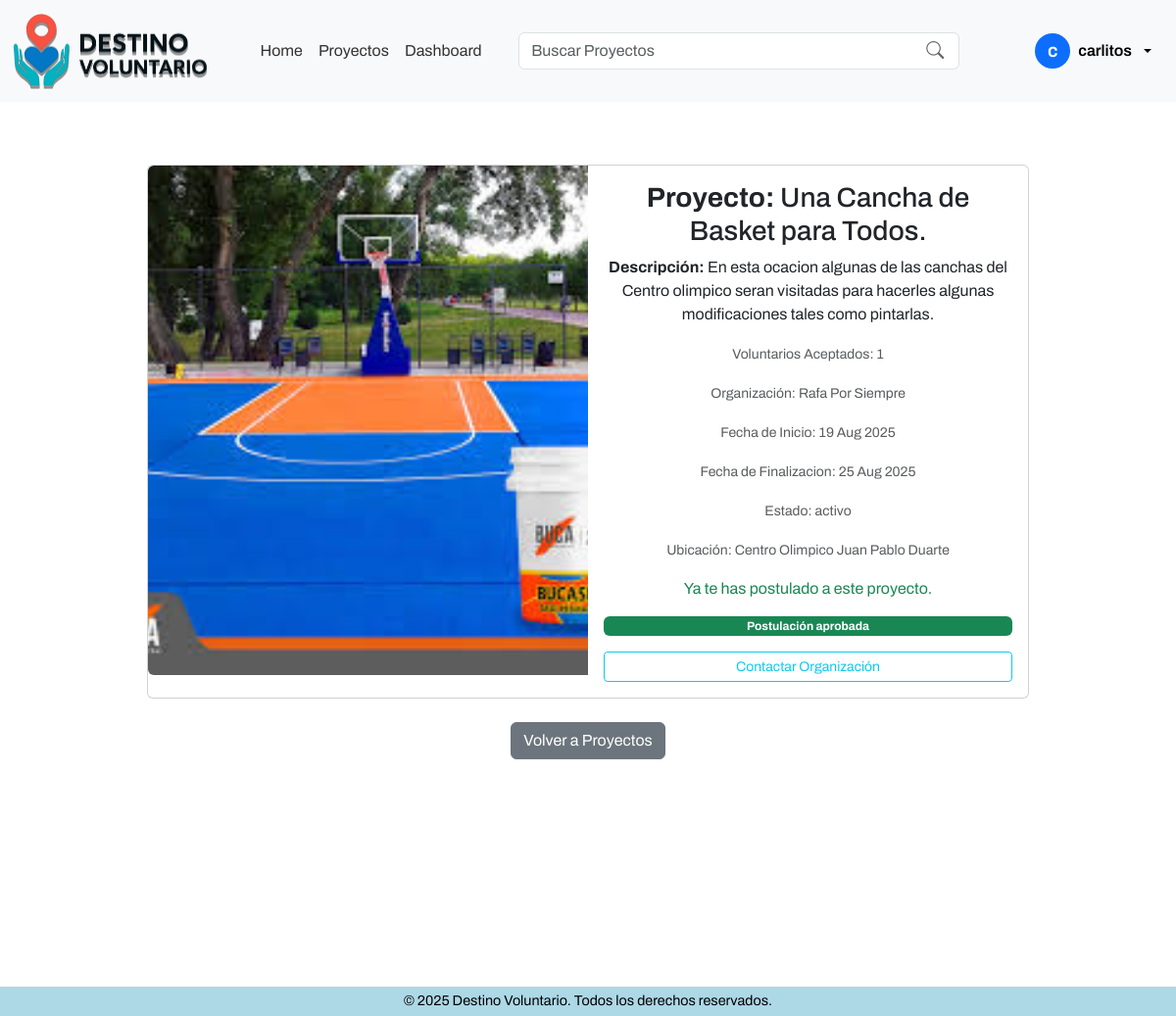
The page /proyectos/detalle/2/ (signed in) on the database its author committed.
### apps/core/models.py (models this page shows, shortened)
class Usuario(AbstractUser):
    ROLES = [
        ('voluntario', 'Voluntário'),
        ('organizacion', 'Organización'),
        ('admin', 'Administrador'),
    ]
    role = models.CharField(max_length=20, choices=ROLES, default='voluntario')
    date_joined = models.DateTimeField(auto_now_add=True)
    groups = models.ManyToManyField(
        Group,
        related_name='usuarios_grupo',
        blank=True,
        help_text='Grupos a los que pertenece el usuario. Un usuario puede pertenecer a múltiples grupos.',
    )
    user_permissions = models.ManyToManyField(
        Permission,
        related_name='usuarios_permiso',
        blank=True,
        help_text='Permisos específicos asignados al usuario.',
    )

### apps/proyectos/models.py (models this page shows, shortened)
class Proyecto(models.Model):
    ESTADOS = [
        ('activo', 'Activo'),
        ('cerrado', 'Cerrado'),
        ('evaluacion', 'En Evaluación'),
        ('finalizado', 'Finalizado'),
        ('cancelado', 'Cancelado'),
        ('reactivado', 'Reactivado'),
    ]
    organizacion = models.ForeignKey(Organizacion, on_delete=models.CASCADE)
    title = models.CharField(max_length=255)
    description = models.TextField()
    location = models.CharField(max_length=255)
    image = models.ImageField(upload_to='proyectos/', blank=True, null=True)
    start_date = models.DateField()
    end_date = models.DateField()
    status = models.CharField(max_length=20, choices=ESTADOS, default='activo')

### apps/organizaciones/models.py (models this page shows, shortened)
class Organizacion(models.Model):
    usuario = models.OneToOneField(Usuario, on_delete=models.CASCADE,)
    name = models.CharField(max_length=255)
    description = models.TextField(blank=True, null=True)
    website = models.URLField(blank=True, null=True)

### apps/proyectos/views.py (the view)
# urls.py: path('detalle/<int:proyecto_id>/', detalle_proyecto, name='detalle_proyecto'),
def detalle_proyecto(request, proyecto_id):
    proyecto = get_object_or_404(Proyecto, id=proyecto_id)
    user = request.user
    postulaciones = Postulacion.objects.filter(proyecto=proyecto)
    voluntarios_aceptados = Postulacion.objects.filter(proyecto=proyecto, status='aceptada').count()
    postulantes_aceptados = Postulacion.objects.filter(proyecto=proyecto, status='aceptada').values_list('voluntario__email', flat=True)
    postulacion_usuario = None
    if user.is_authenticated and user.role == 'voluntario':
        postulacion_usuario = Postulacion.objects.filter(proyecto=proyecto, voluntario=user).first()
    postulaciones_pendientes = []
    if user.is_authenticated and user.role == 'organizacion':
        if proyecto.organizacion.usuario == user:
            postulaciones_pendientes = postulaciones.filter(status='pendiente')
    context = {
        'proyecto': proyecto,
        'user': user,
        'postulaciones': postulaciones,
        'voluntarios_aceptados': voluntarios_aceptados,
        'postulacion_usuario': postulacion_usuario,
        'postulaciones_pendientes': postulaciones_pendientes,
        'postulantes_aceptados': postulantes_aceptados
    }
    return render(request, 'proyectos/detalle_proyecto.html', context)

### templates/proyectos/detalle_proyecto.html (shortened to what this page needs)
{% extends '../components/base.html' %}
{% load static %}
{% load dict_filters %}
{% block template %}
{% include '../components/navbar.html' %}
<div class="content-wrapper">
<div class="container my-4" style="padding-bottom:120px;">
    <div class="card mb-3 text-center" style="max-width: 900px; margin: 0 auto;">
    <div class="row g-0 align-items-stretch">
        <div class="col-md-6">
        {% if proyecto.image %}
            <img src="{{ proyecto.image.url }}" class="img-fluid w-100 h-100 rounded-start" style="object-fit:cover; max-height:520px;" alt="Imagen del Proyecto">
        {% else %}
            <img src="{% static 'images/logo.png' %}" class="img-fluid w-100 h-100 rounded-start" style="object-fit:cover; max-height:520px;" alt="Imagen del Proyecto">
        {% endif %}
        </div>
        <div class="col-md-6">
        <div class="card-body d-flex flex-column justify-content-center">
            <h3 class="card-title"><strong>Proyecto:</strong> {{ proyecto.title }}</h3>
            <p class="card-text"><strong>Descripción:</strong> {{ proyecto.description }}</p>
            <p class="card-text"><small class="text-body-secondary">Voluntarios Aceptados: {{ voluntarios_aceptados }}</small></p>
            <p class="card-text"><small class="text-body-secondary">Organización: {{ proyecto.organizacion.name }}</small></p>
            <p class="card-text"><small class="text-body-secondary">Fecha de Inicio: {{ proyecto.start_date|date:"d M Y" }}</small></p>
            <p class="card-text"><small class="text-body-secondary">Fecha de Finalizacion: {{ proyecto.end_date|date:"d M Y" }}</small></p>
            <p class="card-text"><small class="text-body-secondary">Estado: {{ proyecto.status }}</small></p>
            <p class="card-text"><small class="text-body-secondary">Ubicación: {{ proyecto.location }}</small></p>
            {% if user.is_authenticated %}
                {% if user.role == 'organizacion' %}
                <a href="{% url 'editar_proyecto' proyecto.id %}" class="btn btn-outline-primary btn-sm">Editar</a>
                <a href="{% url 'listar_postulaciones' proyecto.id %}" class="btn btn-outline-secondary btn-sm">Ver postulaciones</a>
                {% if proyecto.status == 'activo' %}
                    <a href="{% url 'cerrar_proyecto' proyecto.id %}" class="btn btn-outline-danger btn-sm">Cerrar</a>
                    <a href="mailto:{{ postulantes_aceptados|join:',' }}?subject=Actualización sobre el proyecto {{ proyecto.title }}&body=Hola, se ha actualizado el estado del proyecto." class="btn btn-outline-info btn-sm d-block mt-3">Notificar a postulantes aceptados</a>
                {% elif proyecto.status == 'cerrado' or proyecto.status == 'finalizado' or proyecto.status == 'cancelado' %}
                    <a href="{% url 'reactivar_proyecto' proyecto.id %}" class="btn btn-outline-success btn-sm">Reactivar</a>
                {% endif %}
                {% elif user.role == 'voluntario' and proyecto.status == 'activo' %}
                    {% if postulacion_usuario %}
                        <p class="text-success">Ya te has postulado a este proyecto.</p>
                        {% if postulacion_usuario.status == 'pendiente' %}
                            <a href="{% url 'editar_postulacion' postulacion_usuario.id %}" class="btn btn-warning btn-sm">Editar postulación</a>
                            <a href="{% url 'cancelar_postulacion' postulacion_usuario.id %}" class="btn btn-outline-danger btn-sm">Cancelar Postulación</a>
                        {% elif postulacion_usuario.status == 'aceptada' %}
                            <span class="badge bg-success">Postulación aprobada</span>
                        {% elif postulacion_usuario.status == 'rechazada' %}
                            <span class="badge bg-danger">Postulación rechazada</span>
                        {% endif %}
                    {% else %}
                    <a href="{% url 'crear_postulacion' proyecto.id %}" class="btn btn-primary btn-sm">Postularse</a>
                    {% endif %}
                    <a href="mailto:{{ proyecto.organizacion.usuario.email }}?subject=Consulta sobre la postulación a {{ proyecto.title }}&body=Hola, me gustaría saber más sobre mi postulación." class="btn btn-outline-info btn-sm d-block mt-3">Contactar Organización</a>
                {% endif %}
            {% else %}
                <a href="{% url 'login' %}" class="btn btn-outline-info btn-sm">Inicia sesión para postularte</a>
            {% endif %}
        </div>
        </div>
    </div>
    </div>
    {% if user.is_authenticated %}
    <div class="text-center mt-4 mb-5">
        <a href="{% url 'dashboard' %}" class="btn btn-secondary">Volver a Proyectos</a>
    </div>
    {% endif %}
</div>
</div>
{% include '../components/footer.html' %}
{% endblock %}

### templates/components/navbar.html (shortened to what this page needs)
{% load static %}
<nav class="navbar navbar-expand-lg bg-body-tertiary position-sticky top-0">
  <div class="container-fluid">
    <a class="navbar-brand logo fs-3" href="{% url 'home' %}"><img src="{% static 'images/logo horizontal.png'  %}" alt="Destino Voluntario" width="200"></a>
    <div class="collapse navbar-collapse" id="navbarSupportedContent">
      <ul class="navbar-nav mx-auto mb-2 mb-lg-0">
        <li class="nav-item">
          <a class="nav-link {% if request.resolver_match.url_name == 'home' %}active{% endif %}" href="{% url 'home' %}">Home</a>
        </li>
        <li class="nav-item">
          <a class="nav-link {% if request.resolver_match.url_name == 'listar_proyectos' %}active{% endif %}" href="{% url 'listar_proyectos' %}">Proyectos</a>
        </li>
        {% if user.is_authenticated %}
          <li class="nav-item">
              <a class="nav-link " href="{% url 'dashboard' %}">Dashboard</a>
          </li>
        {% endif %}
      </ul>
      <div class="d-flex align-items-center gap-3">
        <form class="d-flex align-items-center me-5" role="search" action="{% url 'buscar_proyectos' %}" method="get" style="width: 450px; position: relative;">
          <input class="form-control" type="search" name="q" placeholder="Buscar Proyectos" aria-label="Search" value="{{ query|default:'' }}" style="padding-right: 40px;" />
          <button type="submit" style="position: absolute; right: 10px; top: 50%; transform: translateY(-50%); background: none; border: none; color: #666; font-size: 18px; cursor: pointer;">
            <i class="bi bi-search"></i>
          </button>
        </form>
        {% if not user.is_authenticated %}
          <div class="d-flex align-items-center gap-2">
            <a href="{% url 'login' %}" class="btn btn-outline-primary btn-sm">Iniciar sesión</a>
            <div class="btn-group">
              <button type="button" class="btn btn-primary btn-sm dropdown-toggle" data-bs-toggle="dropdown" aria-expanded="false">
                Registrarse
              </button>
              <ul class="dropdown-menu dropdown-menu-start">
                <li><a class="dropdown-item" href="{% url 'registrar_voluntario' %}">Registrarse como Voluntario</a></li>
                <li><a class="dropdown-item" href="{% url 'registrar_organizacion' %}">Registrarse como Organización</a></li>
              </ul>
            </div>
          </div>
        {% else %}
          <div class="dropdown">
            <button class="btn btn-light d-flex align-items-center gap-2 dropdown-toggle" type="button" id="userDropdown" data-bs-toggle="dropdown" aria-expanded="false" style="border-radius: 50px; font-weight: 600;">
              <span class="avatar bg-primary text-white rounded-circle d-flex align-items-center justify-content-center" style="width: 36px; height: 36px; font-size: 1.2rem;">{{ user.first_name|slice:":1"|default:user.username|slice:":1" }}</span>
              <span class="d-none d-md-inline">{{ user.get_full_name|default:user.username|truncatechars:16 }}</span>
            </button>
          </div>
        {% endif %}
      </div>
    </div>
  </div>
</nav>

### static/css/main.css (style rules this page uses)
.logo { font-family: 'Roboto', sans-serif; font-weight: 700; text-transform: uppercase; }
html, body { font-family: 'Archivo', sans-serif; }

### templates/proyectos/detalle_proyecto.html (style rules this page uses)
body { background: #ffffff; min-height: 100vh; display: flex; flex-direction: column; }
.content-wrapper { flex: 1; display: flex; align-items: center; justify-content: center; padding: 40px 20px; }

### templates/components/navbar.html (style rules this page uses)
.navbar-nav .nav-link { color: #333 !important; transition: color 0.3s; }
.navbar { position: sticky; top: 0; z-index: 4000; }

### rows shown on the page
Usuario: first_name "c", get_full_name "carlitos"
Proyecto: image (picture), title "Una Cancha de Basket para Todos.", description "En esta ocacion algunas de las canchas del Centro olimpico seran visitadas para hacerles algunas modificaciones tales como pintarlas.", organizacion.name "Rafa Por Siempre", start_date "19 Aug 2025", end_date "25 Aug 2025", status "activo", location "Centro Olimpico Juan Pablo Duarte"

### other values the page prints
{{ voluntarios_aceptados }} "1"
